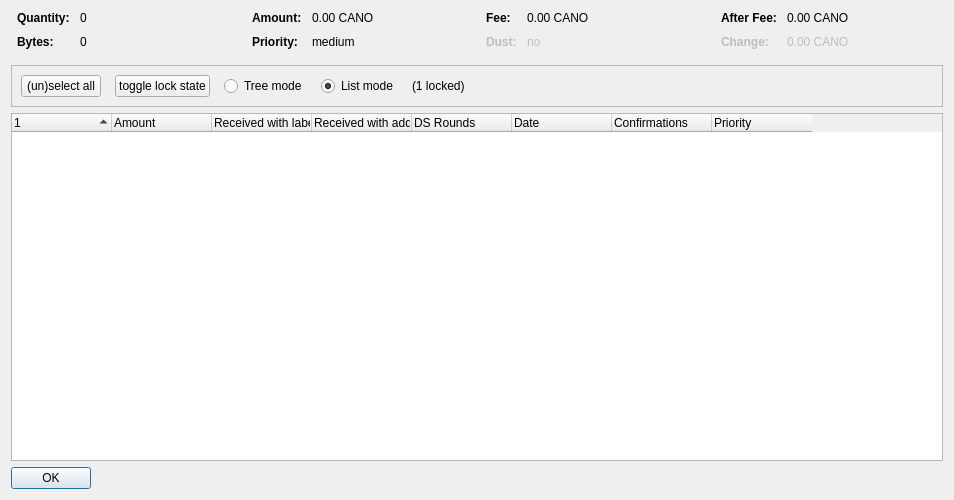
<?xml version="1.0" encoding="UTF-8"?>
<ui version="4.0">
 <class>CoinControlDialog</class>
 <widget class="QDialog" name="CoinControlDialog">
  <property name="geometry">
   <rect>
    <x>0</x>
    <y>0</y>
    <width>954</width>
    <height>500</height>
   </rect>
  </property>
  <property name="windowTitle">
   <string>Coin Selection</string>
  </property>
  <layout class="QVBoxLayout" name="verticalLayout">
   <item>
    <layout class="QHBoxLayout" name="horizontalLayoutTop" stretch="0,0,0,0">
     <property name="topMargin">
      <number>0</number>
     </property>
     <property name="bottomMargin">
      <number>10</number>
     </property>
     <item>
      <layout class="QFormLayout" name="formLayoutCoinControl1">
       <property name="horizontalSpacing">
        <number>10</number>
       </property>
       <property name="verticalSpacing">
        <number>10</number>
       </property>
       <property name="leftMargin">
        <number>6</number>
       </property>
       <property name="rightMargin">
        <number>6</number>
       </property>
       <item row="0" column="0">
        <widget class="QLabel" name="labelCoinControlQuantityText">
         <property name="font">
          <font>
           <weight>75</weight>
           <bold>true</bold>
          </font>
         </property>
         <property name="text">
          <string>Quantity:</string>
         </property>
        </widget>
       </item>
       <item row="0" column="1">
        <widget class="QLabel" name="labelCoinControlQuantity">
         <property name="cursor">
          <cursorShape>IBeamCursor</cursorShape>
         </property>
         <property name="contextMenuPolicy">
          <enum>Qt::ActionsContextMenu</enum>
         </property>
         <property name="text">
          <string notr="true">0</string>
         </property>
         <property name="textInteractionFlags">
          <set>Qt::LinksAccessibleByMouse|Qt::TextSelectableByKeyboard|Qt::TextSelectableByMouse</set>
         </property>
        </widget>
       </item>
       <item row="1" column="0">
        <widget class="QLabel" name="labelCoinControlBytesText">
         <property name="font">
          <font>
           <weight>75</weight>
           <bold>true</bold>
          </font>
         </property>
         <property name="text">
          <string>Bytes:</string>
         </property>
        </widget>
       </item>
       <item row="1" column="1">
        <widget class="QLabel" name="labelCoinControlBytes">
         <property name="cursor">
          <cursorShape>IBeamCursor</cursorShape>
         </property>
         <property name="contextMenuPolicy">
          <enum>Qt::ActionsContextMenu</enum>
         </property>
         <property name="text">
          <string notr="true">0</string>
         </property>
         <property name="textInteractionFlags">
          <set>Qt::LinksAccessibleByMouse|Qt::TextSelectableByKeyboard|Qt::TextSelectableByMouse</set>
         </property>
        </widget>
       </item>
      </layout>
     </item>
     <item>
      <layout class="QFormLayout" name="formLayoutCoinControl2">
       <property name="horizontalSpacing">
        <number>10</number>
       </property>
       <property name="verticalSpacing">
        <number>10</number>
       </property>
       <property name="leftMargin">
        <number>6</number>
       </property>
       <property name="rightMargin">
        <number>6</number>
       </property>
       <item row="0" column="0">
        <widget class="QLabel" name="labelCoinControlAmountText">
         <property name="font">
          <font>
           <weight>75</weight>
           <bold>true</bold>
          </font>
         </property>
         <property name="text">
          <string>Amount:</string>
         </property>
        </widget>
       </item>
       <item row="0" column="1">
        <widget class="QLabel" name="labelCoinControlAmount">
         <property name="cursor">
          <cursorShape>IBeamCursor</cursorShape>
         </property>
         <property name="contextMenuPolicy">
          <enum>Qt::ActionsContextMenu</enum>
         </property>
         <property name="text">
          <string notr="true">0.00 CANO</string>
         </property>
         <property name="textInteractionFlags">
          <set>Qt::LinksAccessibleByMouse|Qt::TextSelectableByKeyboard|Qt::TextSelectableByMouse</set>
         </property>
        </widget>
       </item>
       <item row="1" column="0">
        <widget class="QLabel" name="labelCoinControlPriorityText">
         <property name="font">
          <font>
           <weight>75</weight>
           <bold>true</bold>
          </font>
         </property>
         <property name="text">
          <string>Priority:</string>
         </property>
        </widget>
       </item>
       <item row="1" column="1">
        <widget class="QLabel" name="labelCoinControlPriority">
         <property name="cursor">
          <cursorShape>IBeamCursor</cursorShape>
         </property>
         <property name="contextMenuPolicy">
          <enum>Qt::ActionsContextMenu</enum>
         </property>
         <property name="text">
          <string>medium</string>
         </property>
         <property name="textInteractionFlags">
          <set>Qt::LinksAccessibleByMouse|Qt::TextSelectableByKeyboard|Qt::TextSelectableByMouse</set>
         </property>
        </widget>
       </item>
      </layout>
     </item>
     <item>
      <layout class="QFormLayout" name="formLayoutCoinControl3">
       <property name="horizontalSpacing">
        <number>10</number>
       </property>
       <property name="verticalSpacing">
        <number>10</number>
       </property>
       <property name="leftMargin">
        <number>6</number>
       </property>
       <property name="rightMargin">
        <number>6</number>
       </property>
       <item row="0" column="0">
        <widget class="QLabel" name="labelCoinControlFeeText">
         <property name="font">
          <font>
           <weight>75</weight>
           <bold>true</bold>
          </font>
         </property>
         <property name="text">
          <string>Fee:</string>
         </property>
        </widget>
       </item>
       <item row="0" column="1">
        <widget class="QLabel" name="labelCoinControlFee">
         <property name="cursor">
          <cursorShape>IBeamCursor</cursorShape>
         </property>
         <property name="contextMenuPolicy">
          <enum>Qt::ActionsContextMenu</enum>
         </property>
         <property name="text">
          <string notr="true">0.00 CANO</string>
         </property>
         <property name="textInteractionFlags">
          <set>Qt::LinksAccessibleByMouse|Qt::TextSelectableByKeyboard|Qt::TextSelectableByMouse</set>
         </property>
        </widget>
       </item>
       <item row="1" column="0">
        <widget class="QLabel" name="labelCoinControlLowOutputText">
         <property name="enabled">
          <bool>false</bool>
         </property>
         <property name="font">
          <font>
           <weight>75</weight>
           <bold>true</bold>
          </font>
         </property>
         <property name="text">
          <string>Dust:</string>
         </property>
        </widget>
       </item>
       <item row="1" column="1">
        <widget class="QLabel" name="labelCoinControlLowOutput">
         <property name="enabled">
          <bool>false</bool>
         </property>
         <property name="cursor">
          <cursorShape>IBeamCursor</cursorShape>
         </property>
         <property name="contextMenuPolicy">
          <enum>Qt::ActionsContextMenu</enum>
         </property>
         <property name="text">
          <string>no</string>
         </property>
         <property name="textInteractionFlags">
          <set>Qt::LinksAccessibleByMouse|Qt::TextSelectableByKeyboard|Qt::TextSelectableByMouse</set>
         </property>
        </widget>
       </item>
      </layout>
     </item>
     <item>
      <layout class="QFormLayout" name="formLayoutCoinControl4">
       <property name="horizontalSpacing">
        <number>10</number>
       </property>
       <property name="verticalSpacing">
        <number>10</number>
       </property>
       <property name="leftMargin">
        <number>6</number>
       </property>
       <property name="rightMargin">
        <number>6</number>
       </property>
       <item row="0" column="0">
        <widget class="QLabel" name="labelCoinControlAfterFeeText">
         <property name="font">
          <font>
           <weight>75</weight>
           <bold>true</bold>
          </font>
         </property>
         <property name="text">
          <string>After Fee:</string>
         </property>
        </widget>
       </item>
       <item row="0" column="1">
        <widget class="QLabel" name="labelCoinControlAfterFee">
         <property name="cursor">
          <cursorShape>IBeamCursor</cursorShape>
         </property>
         <property name="contextMenuPolicy">
          <enum>Qt::ActionsContextMenu</enum>
         </property>
         <property name="text">
          <string notr="true">0.00 CANO</string>
         </property>
         <property name="textInteractionFlags">
          <set>Qt::LinksAccessibleByMouse|Qt::TextSelectableByKeyboard|Qt::TextSelectableByMouse</set>
         </property>
        </widget>
       </item>
       <item row="1" column="0">
        <widget class="QLabel" name="labelCoinControlChangeText">
         <property name="enabled">
          <bool>false</bool>
         </property>
         <property name="font">
          <font>
           <weight>75</weight>
           <bold>true</bold>
          </font>
         </property>
         <property name="text">
          <string>Change:</string>
         </property>
        </widget>
       </item>
       <item row="1" column="1">
        <widget class="QLabel" name="labelCoinControlChange">
         <property name="enabled">
          <bool>false</bool>
         </property>
         <property name="cursor">
          <cursorShape>IBeamCursor</cursorShape>
         </property>
         <property name="contextMenuPolicy">
          <enum>Qt::ActionsContextMenu</enum>
         </property>
         <property name="text">
          <string notr="true">0.00 CANO</string>
         </property>
         <property name="textInteractionFlags">
          <set>Qt::LinksAccessibleByMouse|Qt::TextSelectableByKeyboard|Qt::TextSelectableByMouse</set>
         </property>
        </widget>
       </item>
      </layout>
     </item>
    </layout>
   </item>
   <item>
    <widget class="QFrame" name="frame">
     <property name="minimumSize">
      <size>
       <width>0</width>
       <height>40</height>
      </size>
     </property>
     <property name="frameShape">
      <enum>QFrame::StyledPanel</enum>
     </property>
     <property name="frameShadow">
      <enum>QFrame::Sunken</enum>
     </property>
     <layout class="QHBoxLayout" name="horizontalLayout">
      <item>
       <layout class="QHBoxLayout" name="horizontalLayoutPanel" stretch="0,0,0,0,0,0">
        <property name="spacing">
         <number>14</number>
        </property>
        <item>
         <widget class="QPushButton" name="pushButtonSelectAll">
          <property name="sizePolicy">
           <sizepolicy hsizetype="Maximum" vsizetype="Fixed">
            <horstretch>0</horstretch>
            <verstretch>0</verstretch>
           </sizepolicy>
          </property>
          <property name="text">
           <string>(un)select all</string>
          </property>
          <property name="autoDefault">
           <bool>false</bool>
          </property>
         </widget>
        </item>
        <item>
         <widget class="QPushButton" name="pushButtonToggleLock">
          <property name="sizePolicy">
           <sizepolicy hsizetype="Maximum" vsizetype="Fixed">
            <horstretch>0</horstretch>
            <verstretch>0</verstretch>
           </sizepolicy>
          </property>
          <property name="text">
           <string>toggle lock state</string>
          </property>
          <property name="autoDefault">
           <bool>false</bool>
          </property>
         </widget>
        </item>
        <item>
         <widget class="QRadioButton" name="radioTreeMode">
          <property name="sizePolicy">
           <sizepolicy hsizetype="Maximum" vsizetype="Fixed">
            <horstretch>0</horstretch>
            <verstretch>0</verstretch>
           </sizepolicy>
          </property>
          <property name="text">
           <string>Tree mode</string>
          </property>
         </widget>
        </item>
        <item>
         <widget class="QRadioButton" name="radioListMode">
          <property name="sizePolicy">
           <sizepolicy hsizetype="Maximum" vsizetype="Fixed">
            <horstretch>0</horstretch>
            <verstretch>0</verstretch>
           </sizepolicy>
          </property>
          <property name="text">
           <string>List mode</string>
          </property>
          <property name="checked">
           <bool>true</bool>
          </property>
         </widget>
        </item>
        <item>
         <widget class="QLabel" name="labelLocked">
          <property name="text">
           <string>(1 locked)</string>
          </property>
         </widget>
        </item>
        <item>
         <spacer name="horizontalSpacer">
          <property name="orientation">
           <enum>Qt::Horizontal</enum>
          </property>
          <property name="sizeHint" stdset="0">
           <size>
            <width>40</width>
            <height>20</height>
           </size>
          </property>
         </spacer>
        </item>
       </layout>
      </item>
     </layout>
    </widget>
   </item>
   <item>
    <widget class="CoinControlTreeWidget" name="treeWidget">
     <property name="contextMenuPolicy">
      <enum>Qt::CustomContextMenu</enum>
     </property>
     <property name="sortingEnabled">
      <bool>false</bool>
     </property>
     <property name="columnCount">
      <number>8</number>
     </property>
     <attribute name="headerShowSortIndicator" stdset="0">
      <bool>true</bool>
     </attribute>
     <attribute name="headerStretchLastSection">
      <bool>false</bool>
     </attribute>
     <column>
      <property name="text">
       <string/>
      </property>
     </column>
     <column>
      <property name="text">
       <string>Amount</string>
      </property>
     </column>
     <column>
      <property name="text">
       <string>Received with label</string>
      </property>
     </column>
     <column>
      <property name="text">
       <string>Received with address</string>
      </property>
     </column>
     <column>
      <property name="text">
       <string>DS Rounds</string>
      </property>
     </column>
     <column>
      <property name="text">
       <string>Date</string>
      </property>
     </column>
     <column>
      <property name="text">
       <string>Confirmations</string>
      </property>
      <property name="toolTip">
       <string>Confirmed</string>
      </property>
     </column>
     <column>
      <property name="text">
       <string>Priority</string>
      </property>
     </column>
    </widget>
   </item>
   <item>
    <widget class="QDialogButtonBox" name="buttonBox">
     <property name="sizePolicy">
      <sizepolicy hsizetype="Maximum" vsizetype="Fixed">
       <horstretch>0</horstretch>
       <verstretch>0</verstretch>
      </sizepolicy>
     </property>
     <property name="orientation">
      <enum>Qt::Horizontal</enum>
     </property>
     <property name="standardButtons">
      <set>QDialogButtonBox::Ok</set>
     </property>
    </widget>
   </item>
  </layout>
 </widget>
 <customwidgets>
  <customwidget>
   <class>CoinControlTreeWidget</class>
   <extends>QTreeWidget</extends>
   <header>coincontroltreewidget.h</header>
  </customwidget>
 </customwidgets>
 <resources/>
 <connections/>
</ui>
